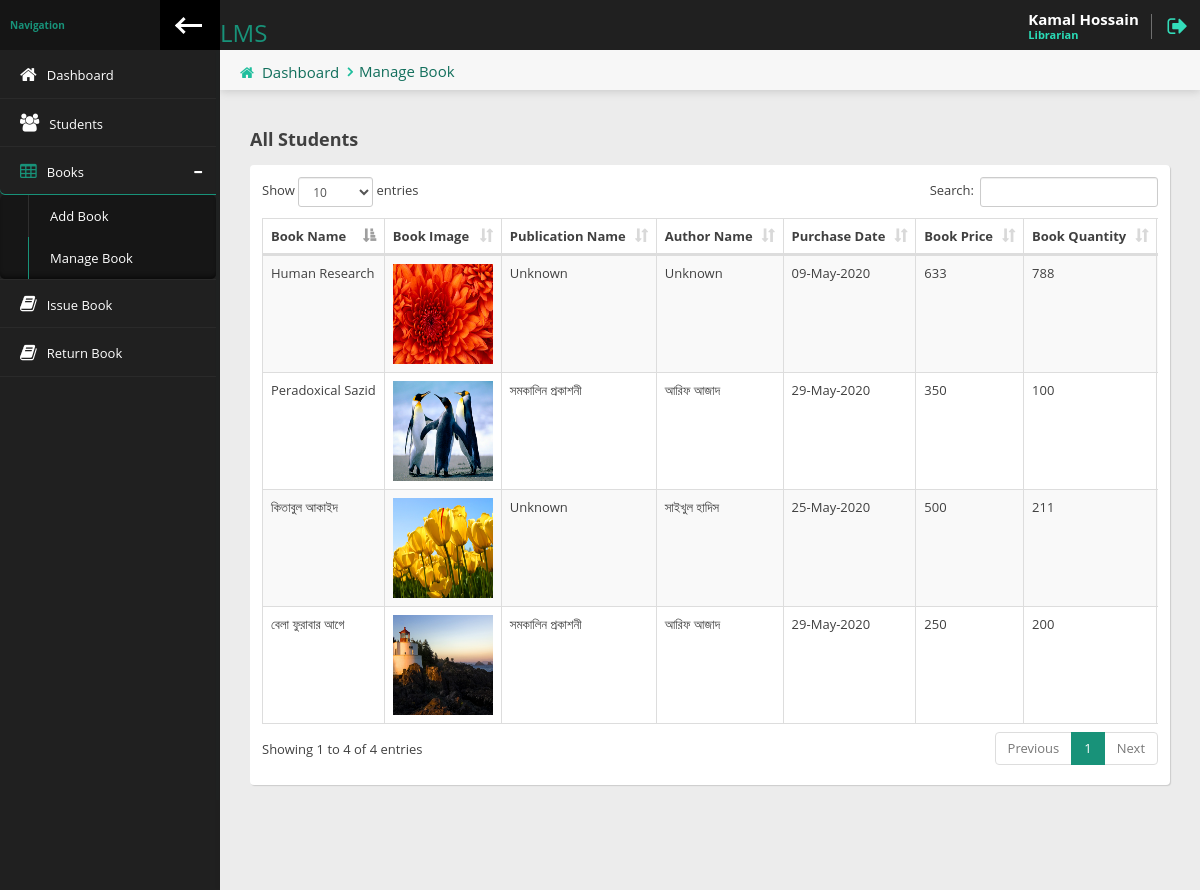
/librarian/manage-book.php (signed in), run on the app's committed database.
### tables this page shows
CREATE TABLE `librarian` (
  `id` int(3) NOT NULL,
  `firstname` varchar(50) NOT NULL,
  `lastname` varchar(50) NOT NULL,
  `email` varchar(100) NOT NULL,
  `username` varchar(20) NOT NULL,
  `password` varchar(100) NOT NULL,
  `datetime` timestamp NOT NULL DEFAULT CURRENT_TIMESTAMP
);

CREATE TABLE `books` (
  `id` int(5) NOT NULL,
  `book_name` varchar(70) NOT NULL,
  `book_image` varchar(100) NOT NULL,
  `book_author_name` varchar(50) NOT NULL,
  `book_publication_name` varchar(50) NOT NULL,
  `book_purchase_date` varchar(50) NOT NULL,
  `book_price` varchar(10) NOT NULL,
  `book_qty` int(5) NOT NULL,
  `available_qty` int(5) NOT NULL,
  `librarian_username` varchar(50) NOT NULL,
  `datetime` timestamp NOT NULL DEFAULT CURRENT_TIMESTAMP
);

### librarian/manage-book.php (the view, shortened to what this page needs)
<?php
  require_once('header.php');
 ?>
            <div class="content-header">
                <div class="leftside-content-header">
                    <ul class="breadcrumbs">
                        <li><i class="fa fa-home" aria-hidden="true"></i><a href="index.php">Dashboard</a></li>
                          <li><a href="javascript:avoid(0)">Manage Book</a></li>
                    </ul>
                </div>
            </div>
            <div class="row animated fadeInUp">
              <div class="col-sm-12">
                  <h4 class="section-subtitle"><b>All Students</b></h4>
                  <div class="panel">
                      <div class="panel-content">
                          <div class="table-responsive">
                              <table id="basic-table" class="data-table table table-striped nowrap table-hover table-bordered" cellspacing="0" width="100%">
                                  <thead>
                                  <tr>
                                      <th>Book Name</th>
                                      <th>Book Image</th>
                                      <th>Publication Name</th>
                                      <th>Author Name</th>
                                      <th>Purchase Date</th>
                                      <th>Book Price</th>
                                      <th>Book Quantity</th>
                                  </tr>
                                  </thead>
                                  <tbody>
                                    <?php
                                    $query = "SELECT * FROM `books` ";
                                    $results=mysqli_query($connection,$query);
                                    while($row = mysqli_fetch_assoc($results)){
                                     ?>
                                  <tr>
                                    <td><?= $row['book_name']; ?></td>
                                    <td> <img width="100" height="100" src="../images/books/<?= $row['book_image']; ?>" alt=""> </td>
                                    <td><?= $row['book_publication_name']; ?></td>
                                    <td><?= $row['book_author_name']; ?></td>
                                    <td><?= date('d-M-Y',strtotime($row['book_purchase_date'])) ?></td>
                                    <td><?= $row['book_price']; ?></td>
                                    <td><?= $row['book_qty']; ?></td>
                                  </tr>
                                <?php
                              }
                                 ?>
                                  </tbody>
                              </table>
                          </div>
                      </div>
                  </div>
              </div>
            </div>
<?php
  require_once('footer.php');
 ?>

### librarian/header.php (shortened to what this page needs)
<?php
require_once('../db.php');
  $page = explode('/',$_SERVER['PHP_SELF']);
  $page = end($page);
  $librarian_login = $_SESSION['librarian_login'];
  $query = "SELECT * FROM `librarian` WHERE username='$librarian_login' OR email='$librarian_login'";
  $results = mysqli_query($connection,$query);
  $librarian_info = mysqli_fetch_assoc($results);
 ?>
<!doctype html>
<html lang="en" class="fixed left-sidebar-top">
<head>
    <link href="../assets/vendor/pace/pace-theme-minimal.css" rel="stylesheet" />
    <link rel="stylesheet" href="../assets/vendor/bootstrap/css/bootstrap.css">
    <link rel="stylesheet" href="../assets/vendor/font-awesome/css/font-awesome.css">
    <link rel="stylesheet" href="../assets/vendor/animate.css/animate.css">
    <link rel="stylesheet" href="../assets/vendor/magnific-popup/magnific-popup.css">
    <link rel="stylesheet" href="../assets/vendor/data-table/media/css/dataTables.bootstrap.min.css">
    <link rel="stylesheet" href="../assets/stylesheets/css/style.css">
</head>
<body>
    <div class="wrap">
        <div class="page-header">
            <div class="leftside-header">
                <div class="logo">
                    <a href="index.php" class="on-click">
                      <h1></h1>  <h3>LMS</h3>
                    </a>
                </div>
            </div>
            <div class="rightside-header">
                <div class="header-section" id="user-headerbox">
                    <div class="user-header-wrap">
                        <div class="user-info">
                            <span class="user-name"><?= ucwords($librarian_info['firstname'].' '.$librarian_info['lastname'])?></span>
                            <span class="user-profile">Librarian</span>
                        </div>
                    </div>
                </div>
                <div class="header-section">
                    <a href="logout.php" data-toggle="tooltip" data-placement="left" title="Logout"><i class="fa fa-sign-out log-out" aria-hidden="true"></i></a>
                </div>
            </div>
        </div>
        <div class="page-body">
            <div class="left-sidebar">
                <div class="left-sidebar-header">
                    <div class="left-sidebar-title">Navigation</div>
                    <div class="left-sidebar-toggle c-hamburger c-hamburger--htla hidden-xs" data-toggle-class="left-sidebar-collapsed" data-target="html">
                        <span></span>
                    </div>
                </div>
                <div id="left-nav" class="nano">
                    <div class="nano-content">
                        <nav>
                            <ul class="nav nav-left-lines" id="main-nav">
                                <li class="<?= $page == 'index.php' ? 'active-item':'' ?>"><a href="index.php"><i class="fa fa-home" aria-hidden="true"></i><span>Dashboard</span></a></li>
                                <li class="<?= $page == 'students.php' ? 'active-item':'' ?>"><a href="students.php"><i class="fa fa-users" aria-hidden="true"></i><span>Students</span></a></li>
                                <li class="has-child-item close-item <?= $page == 'add-book.php' ? 'open-item':'' ?> <?= $page == 'manage-book.php' ? 'open-item':'' ?>">
                                    <a><i class="fa fa-table" aria-hidden="true"></i><span>Books</span></a>
                                    <ul class="nav child-nav level-1">
                                        <li class="<?= $page == 'add-book.php' ? 'active-item':'' ?>"><a href="add-book.php">Add Book</a></li>
                                        <li class="<?= $page == 'manage-book.php' ? 'active-item':'' ?>"><a href="manage-book.php">Manage Book</a></li>
                                    </ul>
                                </li>
                                <li class="<?= $page == 'issue-book.php' ? 'active-item':'' ?>"><a href="issue-book.php"><i class="fa fa-book" aria-hidden="true"></i><span>Issue Book</span></a></li>
                                <li class="<?= $page == 'return-book.php' ? 'active-item':'' ?>"><a href="return-book.php"><i class="fa fa-book" aria-hidden="true"></i><span>Return Book</span></a></li>
                            </ul>
                        </nav>
                    </div>
                </div>
            </div>
            <div class="content">

### data on the page
librarian: firstname+lastname "Kamal Hossain"
books: book_name "বেলা ফুরাবার আগে", book_image (picture), book_publication_name "সমকালিন প্রকাশনী", book_author_name "আরিফ আজাদ", book_purchase_date "29-May-2020", book_price "250", book_qty "200"
books: book_name "Peradoxical Sazid", book_image (picture), book_publication_name "সমকালিন প্রকাশনী", book_author_name "আরিফ আজাদ", book_purchase_date "29-May-2020", book_price "350", book_qty "100"
books: book_name "কিতাবুল আকাইদ", book_image (picture), book_publication_name "Unknown", book_author_name "সাইখুল হাদিস", book_purchase_date "25-May-2020", book_price "500", book_qty "211"
books: book_name "Human Research", book_image (picture), book_publication_name "Unknown", book_author_name "Unknown", book_purchase_date "09-May-2020", book_price "633", book_qty "788"
